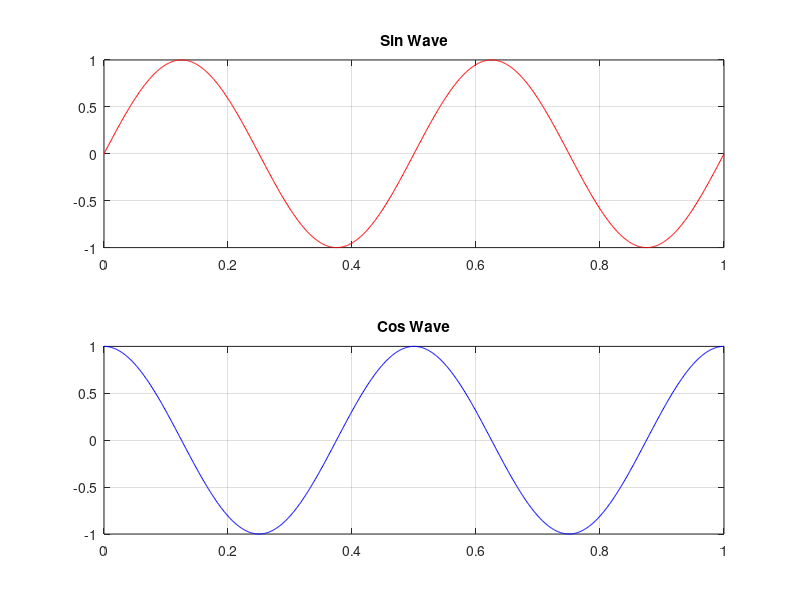

This chart was generated by the following MATLAB code:
clc; clear all;

fs = 1000;
f = 2;
t = 0:1/fs:1;
x1 = sin(2*pi*f*t);
x2 = cos(2*pi*f*t);

fprintf('--- Sin Wave ---\n');
fprintf('Min: %.4f | Max: %.4f\n', min(x1), max(x1));
fprintf('Mean: %.4f | Variance: %.4f\n', mean(x1), var(x1));
fprintf('Std Dev: %.4f | RMS: %.4f\n\n', std(x1), sqrt(mean(x1.^2)));

fprintf('--- Cos Wave ---\n');
fprintf('Min: %.4f | Max: %.4f\n', min(x2), max(x2));
fprintf('Mean: %.4f | Variance: %.4f\n', mean(x2), var(x2));
fprintf('Std Dev: %.4f | RMS: %.4f\n', std(x2), sqrt(mean(x2.^2)));

subplot(2,1,1);
plot(t,x1,'r');
title('Sin Wave');
grid on;

subplot(2,1,2); 
plot(t,x2,'b'); 
title('Cos Wave'); 
grid on;
